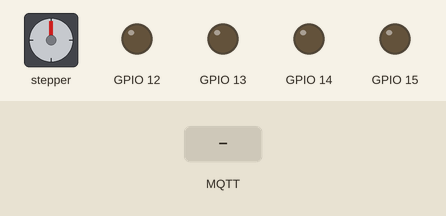
This sketch was run on a simulated ESP8266 (NodeMCU). On the bench: stepper motor, output pins drawn as LEDs (lit = HIGH). The test bench sets the inputs (shaded band). WiFi joins after 1.5 s; servers stay silent unless stated; random numbers use the default seed unless the sketch sets one; no MQTT or app messages arrive unless stated; stepper angles assume 4096 steps per turn; what the sketch prints to the serial monitor is not drawn.

Above: at 5.7 s.
5.8 s: MQTT message "on" arrives on the first subscribed topic
At 6.94 s:
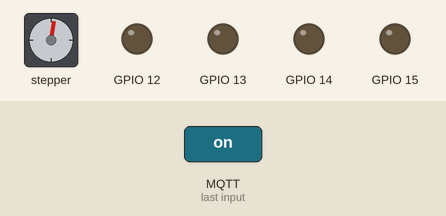
11.8 s: MQTT message "lampuon" arrives on the first subscribed topic
At 12.2 s:
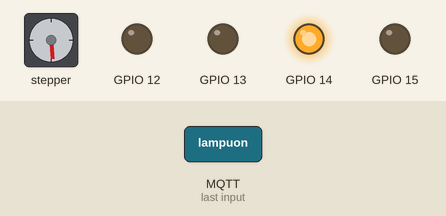
13.4 s: MQTT message "off" arrives on the first subscribed topic
At 15.27 s:
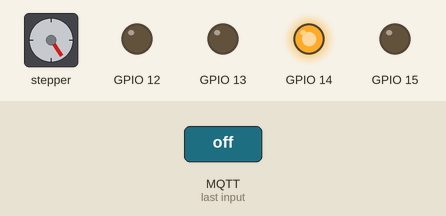
19.4 s: MQTT message "lampuoff" arrives on the first subscribed topic
At 22.28 s:
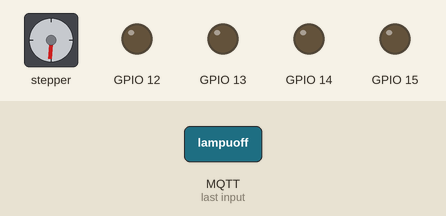
22.4 s: MQTT message "tvon" arrives on the first subscribed topic
At 23.6 s:
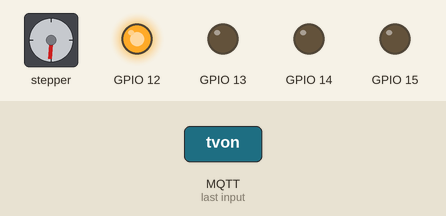
23.9 s: MQTT message "kipason" arrives on the first subscribed topic
At 24.7 s:
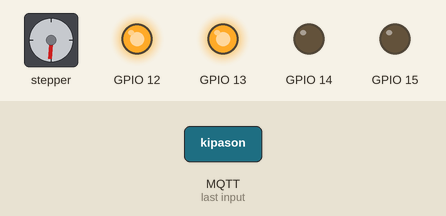
Timing chart, 0 to 26.4 s (numbered marks = the images above; inputs shaded):
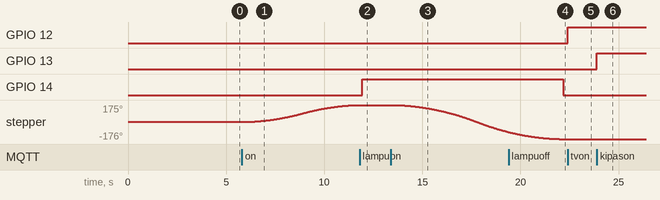

The sketch:

mqtt.ino
```cpp
#include <ESP8266WiFi.h>

#include <PubSubClient.h>

#include <AccelStepper.h> //library motor stepper

#define HALFSTEP 8        // definisi jumlah step

// definisi pin Arduino pada driver motor

#define motorPin1 5 // IN1 pada ULN2003 driver 1
#define motorPin2 4 // IN2 pada ULN2003 driver 1
#define motorPin3 0 // IN3 pada ULN2003 driver 1
#define motorPin4 2 // IN4 pada ULN2003 driver 1

// inisiasi urutan pin IN1-IN3-IN2-IN4 untuk library AccelStepper dengan motor 28BYJ-48

AccelStepper stepper(HALFSTEP, motorPin1, motorPin3, motorPin2, motorPin4);

WiFiClient espClient;
PubSubClient client(espClient);

void reconnectmqttserver() {
  while (!client.connected()) {
    Serial.print("Attempting MQTT connection...");
    String clientId = "phpMQTT-publisher";
    clientId += String(random(0xffff), HEX);
    if (client.connect(clientId.c_str())) {
      Serial.println("connected");
      client.subscribe("bluerhinos/phpMQTT/examples/pagar");
    } else {
      Serial.print("failed, rc=");
      Serial.print(client.state());
      Serial.println(" try again in 5 seconds");
      delay(5000);
    }
  }
}

void callback(char* topic, byte* payload, unsigned int length) {
  String MQTT_DATA = "";
  for (int i = 0; i < length; i++) {
    MQTT_DATA += (char)payload[i];
  }
  if (MQTT_DATA == "on") {
    //    digitalWrite(2,HIGH);
    stepper.runToNewPosition(2000);
  }
  if (MQTT_DATA == "off") {
    //    digitalWrite(2, LOW);
    stepper.runToNewPosition(-2000);
  }

  if (MQTT_DATA == "lampuon") {
    digitalWrite(14, HIGH);
  }
  if (MQTT_DATA == "lampuoff") {
    digitalWrite(14, LOW);
  }


  if (MQTT_DATA == "tvon") {
    digitalWrite(12, HIGH);
  }
  if (MQTT_DATA == "tvoff") {
    digitalWrite(12, LOW);
  }


  if (MQTT_DATA == "kipason") {
    digitalWrite(13, HIGH);
  }
  if (MQTT_DATA == "kipasoff") {
    digitalWrite(13, LOW);
  }

  if (MQTT_DATA == "pompaon") {
    digitalWrite(15, HIGH);
  }
  if (MQTT_DATA == "pompaoff") {
    digitalWrite(15, LOW);
  }

}

void setup()
{
  Serial.begin(9600);
  stepper.setMaxSpeed(1000.0);    //setting kecepatan maksimal motor
  stepper.setAcceleration(200.0); //setting akselerasi
  stepper.setSpeed(200);            //setting kecepatan
  WiFi.disconnect();
  delay(3000);
  Serial.println("START");
  WiFi.begin("Wifi Dapur", "satuduatiga");
  while ((!(WiFi.status() == WL_CONNECTED))) {
    delay(300);
    Serial.print("..");

  }
  Serial.println("Connected");
  Serial.println("Your IP is");
  Serial.println((WiFi.localIP().toString()));
  client.setServer("47.254.198.43", 1883);
  client.setCallback(callback);

  pinMode(2, OUTPUT);
  pinMode(14, OUTPUT);
  pinMode(12, OUTPUT);
  pinMode(13, OUTPUT);
  pinMode(15, OUTPUT);
}


void loop()
{

  if (!client.connected()) {
    reconnectmqttserver();
  }
  client.loop();

}
```

Measured:
- after the input at 5.8 s, stepper: keeps turning clockwise at about 31°/s, starting after 0.25 s
- after the input at 11.8 s, GPIO 14: LOW → HIGH after 0.14 s
- after the input at 13.4 s, stepper: keeps turning counter-clockwise at about 48°/s, starting after 0.20 s
- after the input at 19.4 s, GPIO 14: HIGH → LOW after 2.8 s
- after the input at 22.4 s, GPIO 12: LOW → HIGH at once
- after the input at 23.9 s, GPIO 13: LOW → HIGH at once
